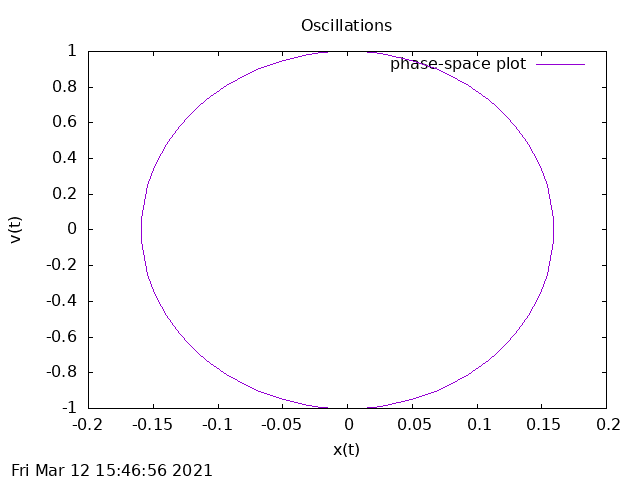

The gnuplot source for this figure:
# plot file for diffeq_oscillations
set timestamp

set title 'Oscillations'

# phase space plot
set xlabel 'x(t)'
set ylabel 'v(t)'
plot "diffeq_oscillations.dat" using ($2):($3) title 'phase-space plot' with lines
